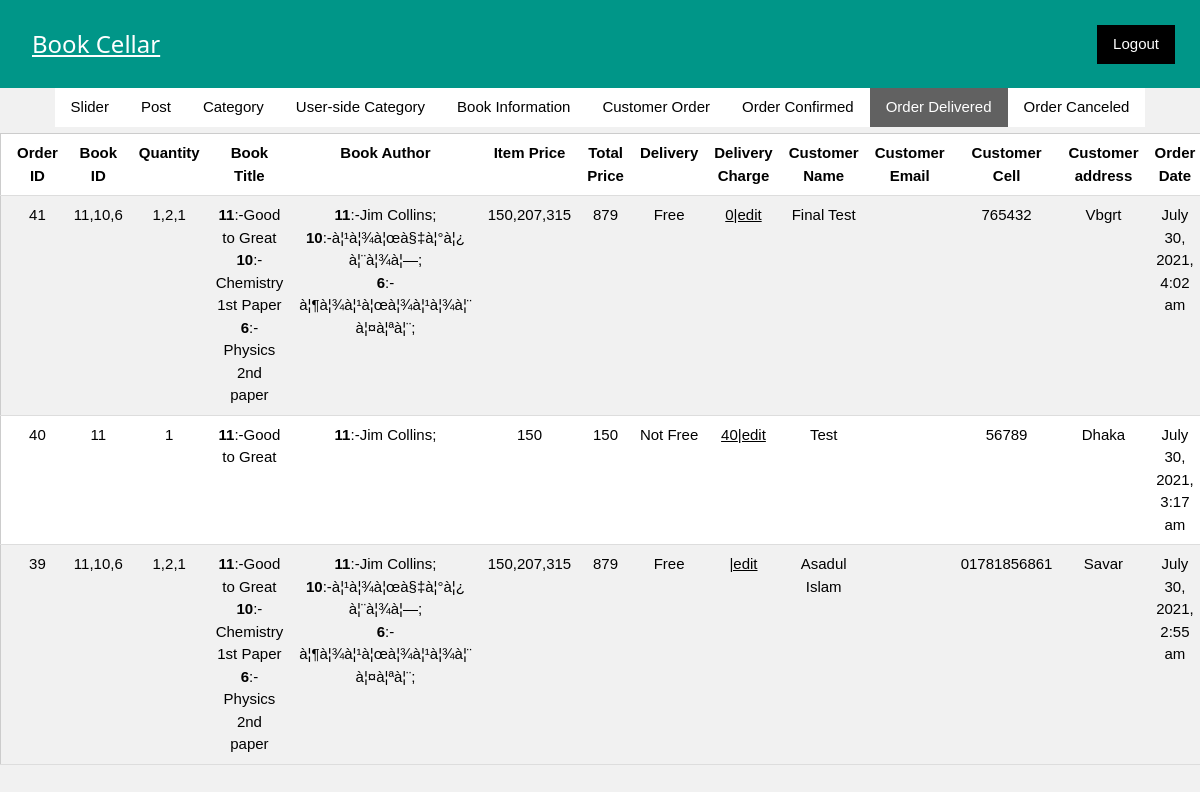
The app's page /admin/deliver.php (signed in) with its own data.
### tables this page shows
CREATE TABLE `delivered` (
  `Serial` int(255) NOT NULL,
  `Order_id` mediumtext NOT NULL,
  `Item` int(255) NOT NULL,
  `Book_id` mediumtext NOT NULL,
  `Quantity` mediumtext NOT NULL,
  `Price` mediumtext NOT NULL,
  `Delivery_charge` mediumtext DEFAULT NULL,
  `Customer_name` mediumtext NOT NULL,
  `Email` varchar(255) NOT NULL,
  `Cell` mediumtext NOT NULL,
  `Adrress` mediumtext NOT NULL,
  `Time` mediumtext NOT NULL,
  `Delivered_time` mediumtext NOT NULL,
  `Item_real_price` mediumtext NOT NULL,
  `Item_price` mediumtext NOT NULL,
  `Item_discount` mediumtext NOT NULL,
  `D_charge` mediumtext DEFAULT NULL
);

### admin/deliver.php (the view, shortened to what this page needs)
<?php
include 'header.php';
?>
<!DOCTYPE html>
<html>
<link rel="stylesheet" href="W3.CSS-my.css">
<link rel="stylesheet" href="https://cdnjs.cloudflare.com/ajax/libs/font-awesome/4.7.0/css/font-awesome.min.css">
<head>
</head>
<body class="w3-sans-serif" style="background-color:#F1F1F1">
<div style="overflow-x:auto;">
<table class="w3-table-all" style="overflow-x:scroll">
<tr>
<th>Order ID</th>
<th>Book ID</th>
<th>Quantity</th>
<th>Book Title</th>
<th>Book Author</th>
<th>Item Price</th>
<th>Total Price</th>
<th>Delivery</th>
<th>Delivery Charge</th>
<th>Customer Name</th>
<th>Customer Email</th>
<th>Customer Cell</th>
<th>Customer address</th>
<th>Order Date</th>
</tr>
<?php
include 'config.php';
$read_query="SELECT * FROM delivered ORDER BY Serial DESC";
$result=mysqli_query($connection,$read_query);
while($row=mysqli_fetch_row($result)) {
   $order_id=htmlspecialchars($row[1]);
   $book_id=htmlspecialchars($row[3]);
   $book_quantity=htmlspecialchars($row[4]);
   $item_price=htmlspecialchars($row[14]);
   $price=htmlspecialchars($row[5]);
   $delivery=htmlspecialchars($row[6]);
   $cust_name=htmlspecialchars($row[7]);
   $cust_email=htmlspecialchars($row[8]);
   $cust_cell=htmlspecialchars($row[9]);
   $cust_adrress=htmlspecialchars($row[10]);
   $order_date=htmlspecialchars($row[11]);
   $d_charge=htmlspecialchars($row[16]);
   ?>
<tr>
<td><?php echo $order_id; ?></td>
<td><?php echo $book_id; ?></td>
<td><?php echo $book_quantity; ?></td>
<?php
$book_name=array();
$author_name=array();
   $arr_ids=explode(",",$book_id);
       for($x=0;$x<count($arr_ids);$x++)
        {
              $read_query2="SELECT * FROM Book_info WHERE Book_id=$arr_ids[$x]";
              $result2=mysqli_query($connection,$read_query2);
              while($row2=mysqli_fetch_row($result2)) {
              array_push($book_name,"<b>".$row2[0]."</b>:-".$row2[2]);
              array_push($author_name,"<b>".$row2[0]."</b>:-".$row2[3].";");
             }
}
?>
<td><?php echo $book=implode("<br>",$book_name); ?></td>
<td><?php echo $author=implode("<br>",$author_name); ?></td>
<td><?php echo $item_price; ?></td>
<td><?php echo $price; ?></td>
<td><?php echo $delivery; ?></td>
<td><a href="d_charge_edit.php?order_id=<?php echo $order_id; ?>"><?php echo $d_charge; ?>|edit</a></td>
<td><?php echo $cust_name; ?></td>
<td><?php echo $cust_email; ?></td>
<td><?php echo $cust_cell; ?></td>
<td><?php echo $cust_adrress; ?></td>
<td><?php echo $order_date; ?></td>
</tr>
<?php
}
 ?>
 </table>
</div>
</body>
</html>

### admin/W3.CSS-my.css (style rules this page uses)
html { box-sizing:border-box }
*,*:before,*:after { box-sizing:inherit }
html { -ms-text-size-adjust:100%;-webkit-text-size-adjust:100% }
body { margin:0 }
a { background-color:transparent }
b,strong { font-weight:bolder }
html,body { font-family:Verdana,sans-serif;font-size:15px;line-height:1.5 }
html { overflow-x:hidden }
a { color:inherit }
.w3-table,.w3-table-all { border-collapse:collapse;border-spacing:0;width:100%;display:table }
.w3-table-all { border:1px solid #ccc }
.w3-bordered tr,.w3-table-all tr { border-bottom:1px solid #ddd }
.w3-table-all tr:nth-child(odd) { background-color:#fff }
.w3-table-all tr:nth-child(even) { background-color:#f1f1f1 }
.w3-table td,.w3-table th,.w3-table-all td,.w3-table-all th { padding:8px 8px;display:table-cell;text-align:left;vertical-align:top }
.w3-table th:first-child,.w3-table td:first-child,.w3-table-all th:first-child,.w3-table-all td:first-child { padding-left:16px }
.my-white { background-color:#E5E5E5; }
.w3-table-all tr th { text-align:center!important; }
.w3-table-all tr td { text-align:center!important; }

### records on screen
delivered: Order "41", Book "11,10,6", Quantity "1,2,1", book_name "11 :-Good to Great 10 :-Chemistry 1st Paper 6 :-Physics 2nd paper", author_name "11 :-Jim Collins; 10 :-à¦¹à¦¾à¦œà§‡à¦°à¦¿ à¦¨à¦¾à¦—; 6 :-à¦¶à¦¾à¦¹à¦œà¦¾à¦¹à¦¾à¦¨ à¦¤à¦ªà¦¨;", Item_price "150,207,315", Price "879", Delivery_charge "Free", D_charge "0", Customer_name "Final Test", Cell "765432", Adrress "Vbgrt", Time "July 30, 2021, 4:02 am"
delivered: Order "40", Book "11", Quantity "1", book_name "11 :-Good to Great", author_name "11 :-Jim Collins;", Item_price "150", Price "150", Delivery_charge "Not Free", D_charge "40", Customer_name "Test", Cell "56789", Adrress "Dhaka", Time "July 30, 2021, 3:17 am"
delivered: Order "39", Book "11,10,6", Quantity "1,2,1", book_name "11 :-Good to Great 10 :-Chemistry 1st Paper 6 :-Physics 2nd paper", author_name "11 :-Jim Collins; 10 :-à¦¹à¦¾à¦œà§‡à¦°à¦¿ à¦¨à¦¾à¦—; 6 :-à¦¶à¦¾à¦¹à¦œà¦¾à¦¹à¦¾à¦¨ à¦¤à¦ªà¦¨;", Item_price "150,207,315", Price "879", Delivery_charge "Free", Customer_name "Asadul Islam", Cell "01781856861", Adrress "Savar", Time "July 30, 2021, 2:55 am"
